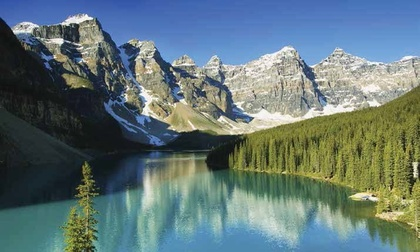
%> input picture Faces_Lakes/Lago-Moraine.jpeg, 420 x 252 px, shrunk from 715 x 429 before the run
$ octave Eigen_Lakes_Faces.m   (GNU Octave 9; MATLAB toolbox functions it lacks are replaced by stand-ins)
%> lines starting %> are read from the running program, lines starting %| are printed output that depends on the picture


clear;
close all;

%// Read in image - make sure you convert it to double
%%%% Elija (1/0) paisaje (montania o lago)  o face (pelada o menton)
%%your choice
ver_face=0;
ver_pelada=0;
ver_montania=1;
%%//---------------------------------------------------------------

if ver_face == 0
B1 = imread('Lago-Moraine.jpeg');
%> B1 is the input picture: size 252x420x3 uint8; mean R, G, B 98.9, 118.5, 119.2
B1 = rgb2gray(B1);
%> B1: size 252x420 uint8
        if ver_montania == 1
    B=zscore(double(B1(1:200,:)')); %montania
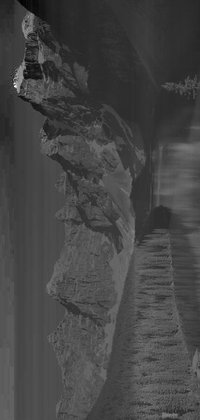
%> B: size 420x200 double; min -3.88, max 10.37, mean 4.2e-17; drawn with min black and max white
        else
    B=zscore(double(B1(end-200:end,:)'));%lago
        end

else

B1 = imread('myface.tiff');
B1 = rgb2gray(B1);
            if ver_pelada == 1
            B=zscore(double(B1(1:200,:)')); %frente
            else
            B=zscore(double(B1(end-200:end,:)'));%menton
            end

end

[nn,mm]=size(B)
%> nn = 420; mm = 200

figure(1)
imshow(B')
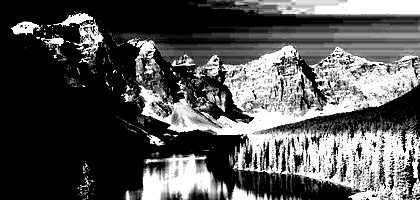
%> displayed picture: size 200x420, on the screen's scale of 0 to 255; min 0, max 255, mean 84.8
xlabel('Fake Time axis')
ylabel('Fake ROIs')


 [T,N]=size(B);
%> T = 420; N = 200
 sd=std(B(:));
%> sd = 0.999
% Compute the boundaries from Marchenko Pastur
c=N/T;
%> c = 0.476
a=(sd^2)*(1-sqrt(c))^2;
%> a = 0.0958
b=(sd^2)*(1+sqrt(c))^2;
%> b = 2.85
%// Calculate covariance matrix
sigma = cov(B);
%// Compute the eigenvalues and eigenvectors of the covariance matrix
[A,D,W] = eig(sigma);
vals = diag(D);
%> vals = 200 values from 0.000409 to 105.4

figure
subplot(3,1,1)
pcolor(sigma)
xlabel('pixel I')
ylabel('pixel J')

shading flat
colorbar
title('Cov. Matrix')

%%// Compute the IPR
    for i=1:size(A,2)
     IPR(i)=0;
     for j=1:N
         IPR(i)=IPR(i)+A(j,i)^4;
     end

    end
%> after the loop, IPR = 200 values, max 0.395 at index 2, min 0.00566 at index 200, mean 0.0237


 mP=find(vals > a & vals < b);  % encuentro los eigenvalues que son ruido (dentro del MP predictions)
%> mP = 64 values from 128 to 191
subplot(3,1,3)
loglog(vals,IPR,'x',vals(mP),IPR(mP),'or')  % los que son rudio les pongo un circulo rojo
xlabel('\lambda')
ylabel('IPR')
title('IPR versus \lambda (red=Marchenko Pastur)')
%// Sort the eigenvalues
[sorteo,ind] = sort(abs(vals), 'descend');
%> sorteo = 200 values, max 105.4 at index 1, min 0.000409 at index 200, mean 1; ind = 200 values, max 200 at index 1, min 1 at index 200, mean 100.5

%% Plot the rank de eigenvalues

subplot(3,1,2)
loglog(sorteo,'-ob')
xlabel('Rank')
ylabel('\lambda')
hold on
title('Ranked \lambda (red= Marchenko Pastur)')
%%


 %% -----Tambien se puede computar lo mismo usando SVD, just for comparison (que debe dar exactamente lo mismo)
[U1,S1,V1] = svd(sigma);
vals2=diag(S1);  %%
%> vals2 has the same summary as sorteo
[sorteo2,ind2] = sort(abs(vals2), 'descend');
%> sorteo2 has the same summary as sorteo; ind2 = 200 values from 1 to 200
subplot(3,1,2)
loglog(sorteo2,'xg')  %% ploteo los eigenvalues computados usando el SVD
%%  those from Marchenko Pastur with red
mP=find(sorteo > a & sorteo < b);
%> mP = 64 values from 10 to 73
loglog(mP,sorteo(mP),'<r')
hold on
grid on
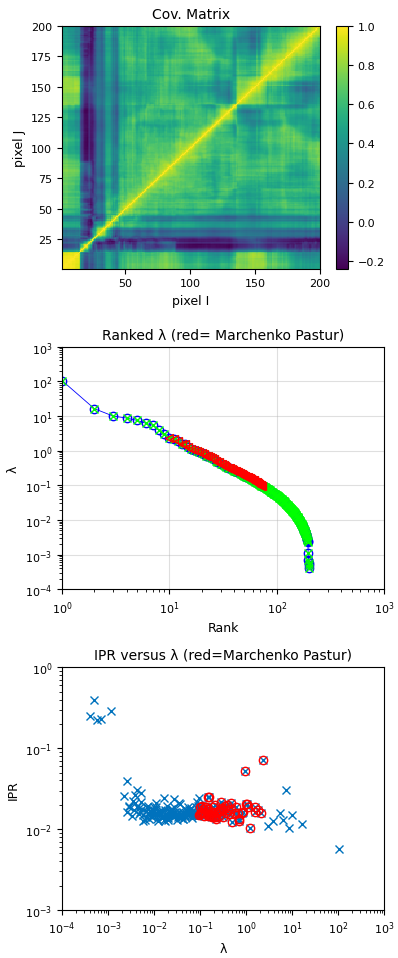
%> figure redrawn from the program's plot data, 3 panels; panel 2: highest point at x = 0.000494, y = 0.395; panel 2: highest point at x = 2.3, y = 0.071; panel 3: curve peaks at x = 1, y = 105.4; panel 3: highest point at x = 10, y = 2.3

%%// Recnstructing the time series (aka the pictire) using different number of eigenvalues/eigenvectors

%// Rearrange eigenvectors usando el indice
Asort = A(:,ind);

%% If you wish to  see the effects of randomzing the eigenvectors
%% over the reconstruction of the image uncoment the next line (shuffle)
% Asort= shuffle(Asort,2);
%//  Mean subtracted data
Bm = bsxfun(@minus, B, mean(B,1));
%// Reproject data onto principal components
Bproject = Bm*Asort;
%%%%%%%// Begin reconstruction

counter = 1;
figure;
for k = [ 1 2 3 4 5 max(ind) ]  % Here choose wich k eigenvectors
    %// Extract out highest k eigenvectors
    Aq = Asort(:,1:k);
    %// Project back onto the original domain
    picture_out = bsxfun(@plus, Bproject(:,1:k)*Aq.', mean(B, 1));
    %// Place projection onto right slot and show the image
    subplot(3, 2, counter);
    counter = counter + 1;
    imshow(picture_out',[]);  %%% ojo lo rotamos solo para graficar  y ver el paisaje o la face
    %imshow(picture_out')
    xlabel('fake time ->')
    ylabel('fake Rois ->')
    title(['k = 1 to ' num2str(k)]);
end
%> this loop made 6 passes
%> k on pass 6: 200
%> pass 1, `imshow(picture_out',[]);`:
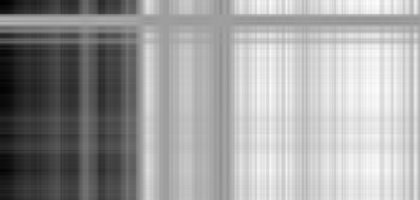
%> displayed picture: size 200x420, on the screen's scale of 0 to 255; min 0, max 255, mean 158.2
%> pass 2, `imshow(picture_out',[]);`:
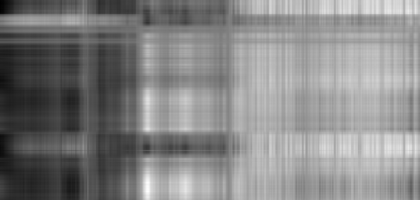
%> displayed picture: size 200x420, on the screen's scale of 0 to 255; min 0, max 255, mean 131.9
%> after the loop:
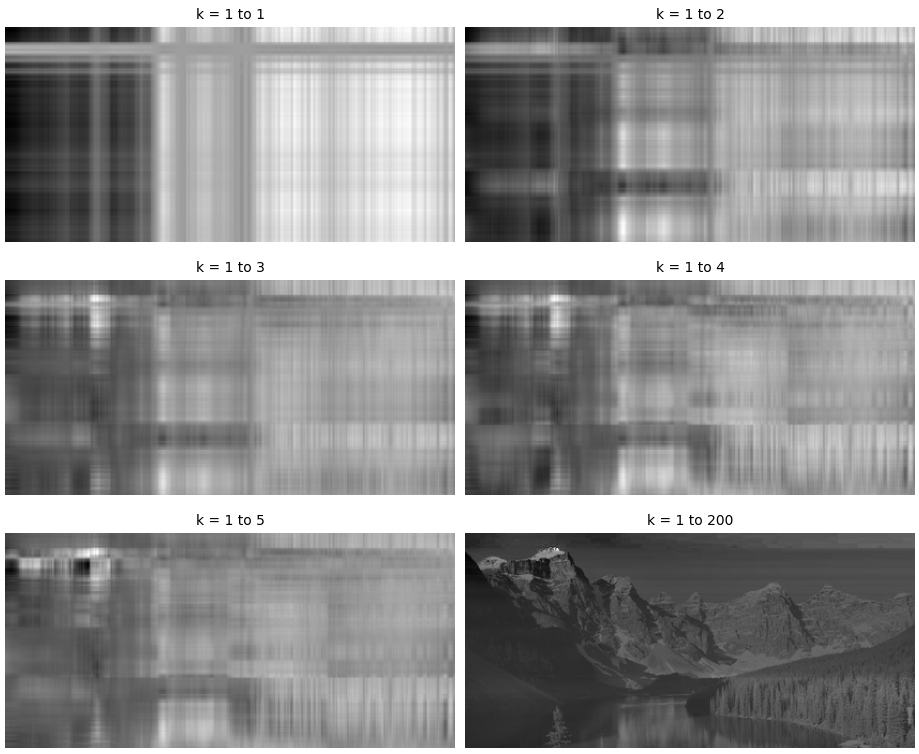
%> figure redrawn from the program's plot data, 6 panels

%% Proyectar los dos principal components, just for fun


Aq1 = Asort(:,1);  % o los que quieras
%> Aq1 = 200 values, max 0.0846 at index 4, min -0.0101 at index 24, mean 0.0676
Aq2 = Asort(:,2);
%> Aq2 = 200 values, max 0.115 at index 192, min -0.15 at index 148, mean -0.00567

 figure
  plot(Aq1,Aq2,'-x')
 xlabel('Eigenvector 1')
  ylabel('eivenvector 2')
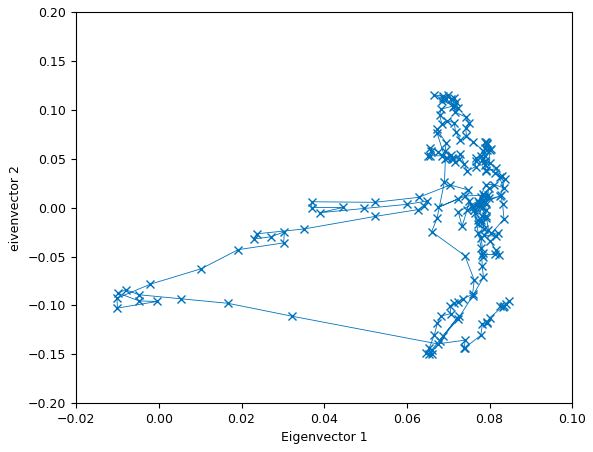
%> figure redrawn from the program's plot data
%

%  for j=1:201
%
%    plot(Asort(:,j)+(j/20),'-k');
% axis tight
% hold on
%  end
%
